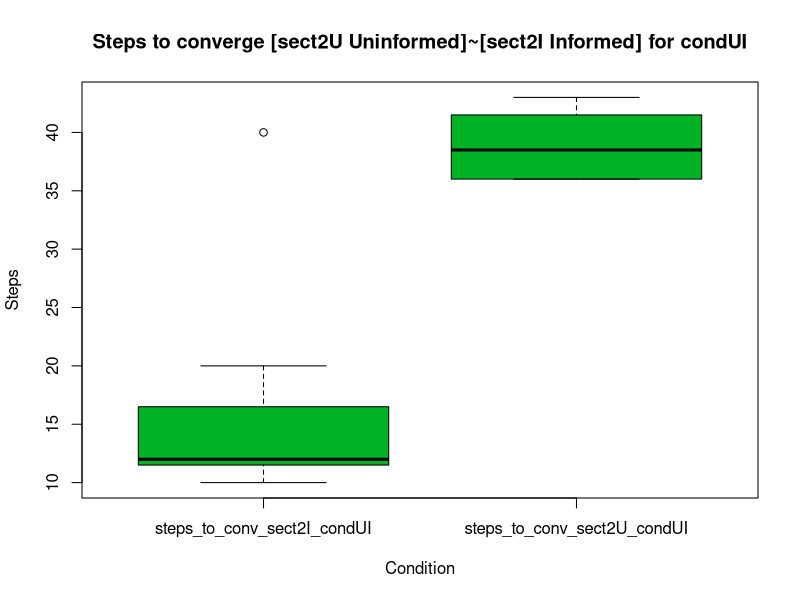
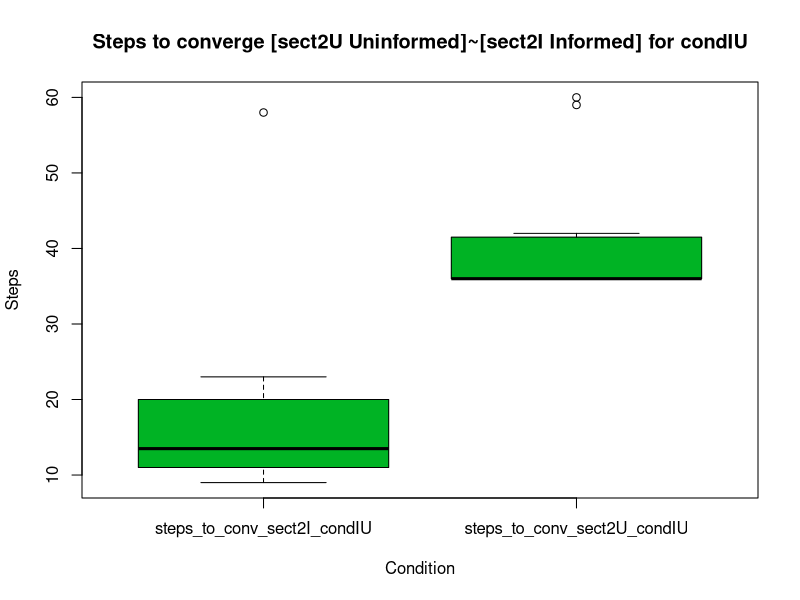

These figures' R source, in order:
# Before starting, make sure you have opened a new terminal and typed: radian
# To run the entire script, type: Ctrl+Shift+S, for one line simply Ctrl+Enter
# To modify linter try this page: https://lintr.r-lib.org/articles/lintr.html#configuring-linters

# Study 02 data series
steps_to_conv_sect2U_condUI <- c(36, 38, 43, 42, 41, 36, 43, 38, 39, 36, 41, 36) # nolint
steps_to_conv_sect2U_condIU <- c(36, 41, 36, 59, 36, 41, 42, 36, 36, 60, 36, 36) # nolint

steps_to_conv_sect2I_condUI <- c(12, 10, 15, 12, 20, 11, 40, 15, 12, 10, 18, 12) # nolint
steps_to_conv_sect2I_condIU <- c(10, 14, 11, 58, 11, 15, 23, 11, 19, 21, 9, 13) # nolint


# Study 02 Wilcoxon Rank Sum and Signed Rank Stats Analyses

# TEST 1: Steps to converge between section 2U uninformed and section 2I informed under condition UI
# Expect: significant improvement 
dat_steps_to_conv_condUI <- data.frame(value = c(steps_to_conv_sect2I_condUI,steps_to_conv_sect2U_condUI), 
                  condition = rep(c("steps_to_conv_sect2I_condUI","steps_to_conv_sect2U_condUI"), each=12))
boxplot(value ~ condition, data = dat_steps_to_conv_condUI, col = "#00b324", main = "Steps to converge [sect2U Uninformed]~[sect2I Informed] for condUI", ylab = "Steps", xlab = "Condition")
wilcox.test(steps_to_conv_sect2U_condUI, steps_to_conv_sect2I_condUI, alternative = "two.sided", exact = FALSE, conf.int = TRUE, conf.level = 0.95)
#OLD: wilcox.test(value ~ condition, data = dat_steps_to_conv_condUI, alternative = "two.sided", exact = FALSE, conf.int = TRUE, conf.level = 0.95)


# TEST 2: Steps to converge between section 2U uninformed and section 2I informed under condition IU
# Expect: significant improvement 
dat_steps_to_conv_condIU <- data.frame(value = c(steps_to_conv_sect2I_condIU,steps_to_conv_sect2U_condIU), 
                  condition = rep(c("steps_to_conv_sect2I_condIU","steps_to_conv_sect2U_condIU"), each=12))
boxplot(value ~ condition, data = dat_steps_to_conv_condIU, col = "#00b324", main = "Steps to converge [sect2U Uninformed]~[sect2I Informed] for condIU", ylab = "Steps", xlab = "Condition")
wilcox.test(steps_to_conv_sect2U_condIU, steps_to_conv_sect2I_condIU, alternative = "two.sided", exact = FALSE, conf.int = TRUE, conf.level = 0.95)
#OLD: wilcox.test(value ~ condition, data = dat_steps_to_conv_condIU, alternative = "two.sided", exact = FALSE, conf.int = TRUE, conf.level = 0.95)


# ~~~~~~~~~~~~~~~~~~~~~~~~~~~~~~~~~~~~~~~~~~~
# ~~~~~~~~~~~~~~~~~~~~~~~~~~~~~~~~~~~~~~~~~~~


# TESTING HOW THINGS WORK
# Shorter way to do the test. Your ranked value will end up as the lower of the two in this case.
# wilcox.test(accuracy_before_libA_condUI, accuracy_after_libA_condUI, alternative = "two.sided", exact = FALSE, conf.int = TRUE, conf.level = 0.95)

# test_A <- c(1, 2, 4, 4) # nolint
# test_B <- c(4, 6, 7, 8) # nolint

# dat_testing <- data.frame(value = c(test_A,test_B), 
#                   condition = rep(c("test_A","test_B"), each=4))
# boxplot(value ~ condition, data = dat_testing, col = "#00b324", main = "Testing how Wilcoxon Rank works", ylab = "Values", xlab = "Condition")
# wilcox.test(value ~ condition, data = dat_testing, alternative = "greater", exact = FALSE, conf.int = TRUE, conf.level = 0.95)
# wilcox.test(test_A, test_B, alternative = "greater", exact = FALSE, conf.int = TRUE, conf.level = 0.95)

# W = the number of times that a value in the first sample is larger than a value in the second sample (or vice versa) where ties are broken by assigning 0.5 to each value in the tie.
# The alternative hypothesis can be either two.sided, greater or less. two.sided is the default. 
# If alternative is two.sided, then the null hypothesis is that the two distributions are the same, and the alternative is that they are different. 
# If alternative is less, then the null hypothesis is that the first distribution stochastically dominates the second, and the alternative is that the first distribution does not stochastically dominate the second. 
# If alternative is greater, then the null hypothesis is that the first distribution is stochastically dominated by the second, and the alternative is that the first distribution is not stochastically dominated by the second.